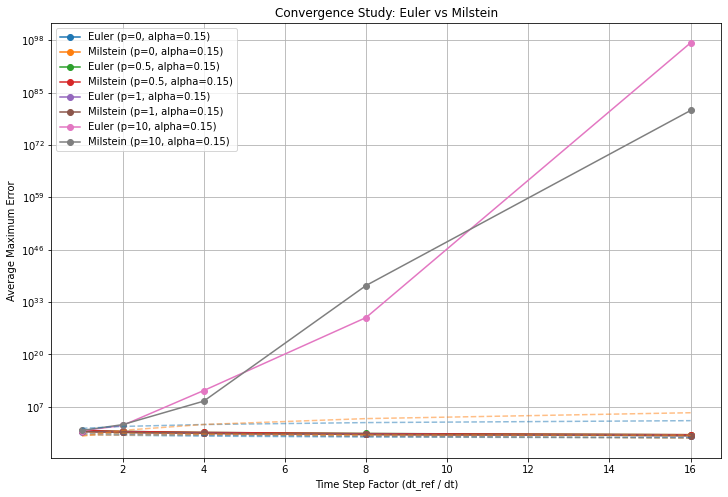

The Python source for this figure:
import numpy as np
import matplotlib.pyplot as plt
from scipy.optimize import curve_fit

def euler_scheme(mu, S0, sigma0, xi0, p, alpha, T, N):
    dt = T / N
    S_values = np.zeros(N+1)
    sigma_values = np.zeros(N+1)
    xi_values = np.zeros(N+1)

    S_values[0] = S0
    sigma_values[0] = sigma0
    xi_values[0] = xi0

    for j in range(1, N+1):
        epsilon1 = np.random.normal(0, 1)
        epsilon2 = np.random.normal(0, 1)

        # Stochastic part for stock price
        S_values[j] = S_values[j-1] + mu * S_values[j-1] * dt + sigma_values[j-1] * S_values[j-1] * np.sqrt(dt) * epsilon1 + p * sigma_values[j-1] * np.sqrt(dt) * epsilon2

        # Stochastic part for volatility (sigma) and long-term volatility (xi)
        sigma_values[j] = sigma_values[j-1] + (sigma_values[j-1] - xi_values[j-1]) * dt + p * sigma_values[j-1] * np.sqrt(dt) * epsilon2
        xi_values[j] = xi_values[j-1] + (sigma_values[j-1] - xi_values[j-1]) * dt + dt / alpha * (sigma_values[j-1] - xi_values[j-1])

    return S_values, sigma_values, xi_values

def milstein_scheme(mu, S0, sigma0, xi0, p, alpha, T, N):
    dt = T / N
    S_values = np.zeros(N+1)
    sigma_values = np.zeros(N+1)
    xi_values = np.zeros(N+1)

    S_values[0] = S0
    sigma_values[0] = sigma0
    xi_values[0] = xi0

    for j in range(1, N+1):
        epsilon1 = np.random.normal(0, 1)
        epsilon2 = np.random.normal(0, 1)

        # Milstein scheme for stock price
        S_values[j] = S_values[j-1] + mu * S_values[j-1] * dt + sigma_values[j-1] * S_values[j-1] * np.sqrt(dt) * epsilon1 + p * sigma_values[j-1] * np.sqrt(dt) * epsilon2
        S_values[j] += 0.5 * p * sigma_values[j-1] * sigma_values[j-1] * (epsilon2 * epsilon2 - 1) * dt  # Milstein correction term

        # Stochastic part for volatility (sigma) and long-term volatility (xi)
        sigma_values[j] = sigma_values[j-1] + (sigma_values[j-1] - xi_values[j-1]) * dt + p * sigma_values[j-1] * np.sqrt(dt) * epsilon2
        sigma_values[j] += 0.5 * p * sigma_values[j-1] * (epsilon2 * epsilon2 - 1) * dt  # Milstein correction term

        xi_values[j] = xi_values[j-1] + (sigma_values[j-1] - xi_values[j-1]) * dt + dt / alpha * (sigma_values[j-1] - xi_values[j-1])

    return S_values, sigma_values, xi_values



# Parameters
mu = 0.10   # Drift coefficient
S0 = 50.0   # Initial stock price
sigma0 = 0.20  # Initial volatility
xi0 = 0.20   # Initial long-term volatility
T = 1.0     # Total time
dt_ref = 0.5  # Reference time step (very small)
N_ref = int(T / dt_ref)  # Reference number of time steps
num_simulations = 500  # Number of simulations for each scenario

# Values for p and alpha, doesn't matter black schole
#p_values = [0]
#alpha_values = [3]


# Values for p and alpha
p_values = [0, 0.5, 1, 10]
alpha_values = [0.15, 0.15, 0.15, 0.15]

# Define time step factors
dt_factors = [1, 2, 4, 8, 16]

# Arrays to store results
euler_errors = []
milstein_errors = []

# Perform simulations for different p and alpha values
for i in range(len(p_values)):
    # Reference simulation with very small dt
    S_ref, _, _ = euler_scheme(mu, S0, sigma0, xi0, p_values[i], alpha_values[i], T, N_ref)

    # Arrays to store errors for each time step
    euler_dt_errors = np.zeros(len(dt_factors))
    milstein_dt_errors = np.zeros(len(dt_factors))

    # Iterate over different time steps
    for sim in range(num_simulations):
        for j, dt_factor in enumerate(dt_factors):
            dt = dt_ref / dt_factor
            N = int(T / dt)

            # Perform Euler scheme simulation strong
            S_euler, _, _ = euler_scheme(mu, S0, sigma0, xi0, p_values[i], alpha_values[i], T, N)
            #euler_error = np.abs(S_euler[::dt_factor] - S_ref).max()
            #euler_error = np.abs(np.sum((S_euler[::dt_factor]**2 - S_ref**2))/len(S_euler))
            euler_error = np.abs(np.sum((S_euler[::dt_factor] - S_ref))/len(S_euler))
            euler_dt_errors[j] += euler_error

            # Perform Milstein scheme simulation
            S_milstein, _, _ = milstein_scheme(mu, S0, sigma0, xi0, p_values[i], alpha_values[i], T, N)
            #milstein_error = np.abs(S_milstein[::dt_factor] - S_ref).max()
            #milstein_error = np.abs(np.sum((S_milstein[::dt_factor]**2 - S_ref**2))/len(S_milstein))
            milstein_error = np.abs(np.sum((S_milstein[::dt_factor] - S_ref))/len(S_milstein))
            milstein_dt_errors[j] += milstein_error

    # Calculate average errors
    euler_dt_errors /= num_simulations
    milstein_dt_errors /= num_simulations

    euler_errors.append(euler_dt_errors)
    milstein_errors.append(milstein_dt_errors)

# Plot the results
plt.figure(figsize=(12, 8))

for i in range(len(p_values)):
    plt.semilogy(dt_factors, euler_errors[i], marker='o', label=f'Euler (p={p_values[i]}, alpha={alpha_values[i]})')
    plt.semilogy(dt_factors, milstein_errors[i], marker='o', label=f'Milstein (p={p_values[i]}, alpha={alpha_values[i]})')

plt.xlabel('Time Step Factor (dt_ref / dt)')
plt.ylabel('Average Maximum Error')
plt.title('Convergence Study: Euler vs Milstein')
plt.legend()
plt.grid(True)
plt.show()


# Function for fitting a line
def fit_line(x, a, b):
    return a * x + b

# Arrays to store fitting parameters
euler_fit_params = []
milstein_fit_params = []

# Arrays to store convergence rates and orders
euler_convergence_rates = []
milstein_convergence_rates = []
euler_convergence_orders = []
milstein_convergence_orders = []

# Perform simulations for different p and alpha values
for i in range(len(p_values)):
    # Reference simulation with very small dt
    S_ref, _, _ = euler_scheme(mu, S0, sigma0, xi0, p_values[i], alpha_values[i], T, N_ref)

    # Arrays to store errors for each time step
    euler_dt_errors = np.zeros(len(dt_factors))
    milstein_dt_errors = np.zeros(len(dt_factors))

    # Iterate over different time steps
    for j, dt_factor in enumerate(dt_factors):
        dt = dt_ref / dt_factor
        N = int(T / dt)

        # Perform Euler scheme simulation
        S_euler, _, _ = euler_scheme(mu, S0, sigma0, xi0, p_values[i], alpha_values[i], T, N)
        #euler_error = np.abs(np.sum((S_euler[::dt_factor]**2 - S_ref**2))/len(S_euler))
        euler_error = np.abs(np.sum((S_euler[::dt_factor] - S_ref))/len(S_euler))
        euler_dt_errors[j] += euler_error

        # Perform Milstein scheme simulation
        S_milstein, _, _ = milstein_scheme(mu, S0, sigma0, xi0, p_values[i], alpha_values[i], T, N)
        #milstein_error = np.abs(np.sum((S_milstein[::dt_factor]**2 - S_ref**2))/len(S_milstein))
        milstein_error = np.abs(np.sum((S_milstein[::dt_factor] - S_ref))/len(S_milstein))
        milstein_dt_errors[j] += milstein_error

    # Fit a line to the log-log plot for convergence rate calculation
    popt_euler, _ = curve_fit(fit_line, np.log(dt_factors), np.log(euler_dt_errors))
    popt_milstein, _ = curve_fit(fit_line, np.log(dt_factors), np.log(milstein_dt_errors))

    # Store fitting parameters
    euler_fit_params.append(popt_euler)
    milstein_fit_params.append(popt_milstein)

    # Calculate convergence rates and orders
    euler_convergence_rates.append(popt_euler[0])
    milstein_convergence_rates.append(popt_milstein[0])
    euler_convergence_orders.append(-popt_euler[0])
    milstein_convergence_orders.append(-popt_milstein[0])

    # Calculate average errors
    euler_dt_errors /= num_simulations
    milstein_dt_errors /= num_simulations

    euler_errors.append(euler_dt_errors)
    milstein_errors.append(milstein_dt_errors)

# Plot the results
plt.figure(figsize=(12, 8))

for i in range(len(p_values)):
    plt.semilogy(dt_factors, euler_errors[i], marker='o', label=f'Euler (p={p_values[i]}, alpha={alpha_values[i]})')
    plt.semilogy(dt_factors, milstein_errors[i], marker='o', label=f'Milstein (p={p_values[i]}, alpha={alpha_values[i]})')

    # Plot fitting lines
    plt.plot(dt_factors, np.exp(fit_line(np.log(dt_factors), *euler_fit_params[i])), '--', color='C0', alpha=0.5)
    plt.plot(dt_factors, np.exp(fit_line(np.log(dt_factors), *milstein_fit_params[i])), '--', color='C1', alpha=0.5)

# Print convergence rates and orders
for i in range(len(p_values)):
    print(f'Euler (p={p_values[i]}, alpha={alpha_values[i]}): Convergence Rate = {euler_convergence_rates[i]}, Convergence Order = {euler_convergence_orders[i]}')
    print(f'Milstein (p={p_values[i]}, alpha={alpha_values[i]}): Convergence Rate = {milstein_convergence_rates[i]}, Convergence Order = {milstein_convergence_orders[i]}')

plt.xlabel('Time Step Factor (dt_ref / dt)')
plt.ylabel('Average Maximum Error')
plt.title('Convergence Study: Euler vs Milstein')
plt.legend()
plt.grid(True)
plt.show()
